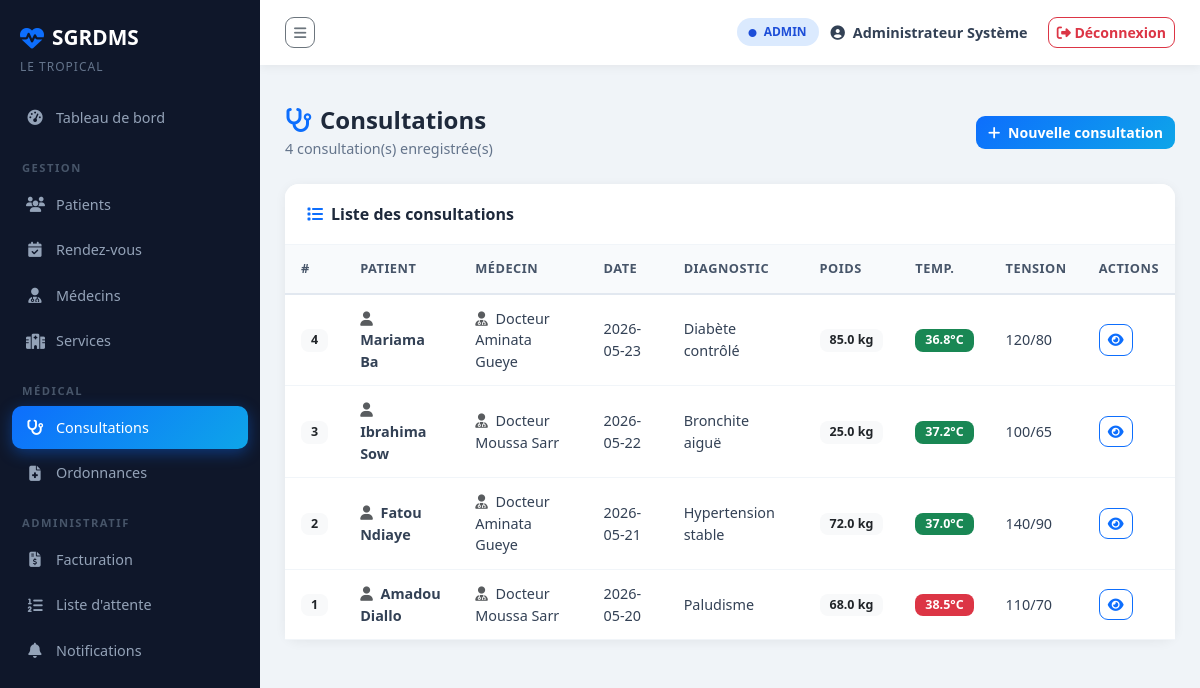
/consultations (signed in), run on the app's committed database.
### tables this page shows
CREATE TABLE CONSULTATION (
    id_consultation  INTEGER PRIMARY KEY AUTOINCREMENT,
    date_consultation TEXT   NOT NULL DEFAULT (DATE('now')),
    motif            TEXT,
    diagnostic       TEXT,
    note             TEXT,
    poids            REAL,          -- en kg
    temperature      REAL,          -- en °C
    tension          TEXT,          -- ex: "120/80"
    id_rdv           INTEGER NOT NULL UNIQUE,
    FOREIGN KEY (id_rdv) REFERENCES RENDEZ_VOUS(id_rdv)
);

### app.py (the view)
@app.route("/consultations")
@login_required
def consultations_liste():
    conn = get_db()
    consultations = conn.execute("""
        SELECT c.*,
               p.prenom || ' ' || p.nom AS patient,
               m.prenom || ' ' || m.nom AS medecin
        FROM CONSULTATION c
        JOIN RENDEZ_VOUS r ON c.id_rdv = r.id_rdv
        JOIN PATIENT p     ON r.id_patient = p.id_patient
        JOIN MEDECIN m     ON r.id_medecin = m.id_medecin
        ORDER BY c.date_consultation DESC
    """).fetchall()
    conn.close()
    return render_template("consultations/liste.html", consultations=consultations)

### app.py (called while the page is built)
def get_db():
    conn = sqlite3.connect(DB_PATH)
    conn.row_factory = sqlite3.Row
    conn.execute("PRAGMA foreign_keys = ON")
    return conn

def login_required(f):
    from functools import wraps
    @wraps(f)
    def decorated(*args, **kwargs):
        if "user" not in session:
            flash("Veuillez vous connecter.", "warning")
            return redirect(url_for("login"))
        return f(*args, **kwargs)
    return decorated

### templates/consultations/liste.html (shortened to what this page needs)
{% extends "base.html" %}
{% block content %}
<div class="page-header">
    <div>
        <h2><i class="fas fa-stethoscope me-2 text-primary"></i>Consultations</h2>
        <p>{{ consultations|length }} consultation(s) enregistrée(s)</p>
    </div>
    {% if session.role in ['admin', 'medecin'] %}
    <a href="{{ url_for('consultation_nouvelle') }}" class="btn btn-primary">
        <i class="fas fa-plus me-1"></i> Nouvelle consultation
    </a>
    {% endif %}
</div>
<div class="card">
    <div class="card-header">
        <i class="fas fa-list me-2 text-primary"></i>Liste des consultations
    </div>
    <div class="card-body p-0">
        <div class="table-responsive">
            <table class="table">
                <thead>
                    <tr>
                        <th>#</th>
                        <th>Patient</th>
                        <th>Médecin</th>
                        <th>Date</th>
                        <th>Diagnostic</th>
                        <th>Poids</th>
                        <th>Temp.</th>
                        <th>Tension</th>
                        <th>Actions</th>
                    </tr>
                </thead>
                <tbody>
                    {% for c in consultations %}
                    <tr>
                        <td><span class="badge bg-light text-dark">{{ c.id_consultation }}</span></td>
                        <td>
                            <i class="fas fa-user me-1 text-muted"></i>
                            <strong>{{ c.patient }}</strong>
                        </td>
                        <td>
                            <i class="fas fa-user-md me-1 text-muted"></i>
                            {{ c.medecin }}
                        </td>
                        <td>{{ c.date_consultation }}</td>
                        <td>{{ c.diagnostic or '—' }}</td>
                        <td>
                            {% if c.poids %}
                                <span class="badge bg-light text-dark">{{ c.poids }} kg</span>
                            {% else %}—{% endif %}
                        </td>
                        <td>
                            {% if c.temperature %}
                                <span class="badge {% if c.temperature > 38 %}bg-danger{% else %}bg-success{% endif %}">
                                    {{ c.temperature }}°C
                                </span>
                            {% else %}—{% endif %}
                        </td>
                        <td>{{ c.tension or '—' }}</td>
                        <td>
                            <a href="{{ url_for('consultation_detail', id=c.id_consultation) }}"
                               class="btn btn-sm btn-outline-primary">
                                <i class="fas fa-eye"></i>
                            </a>
                        </td>
                    </tr>
                    {% endfor %}
                </tbody>
            </table>
        </div>
    </div>
</div>
{% endblock %}

### static/css/style.css (style rules this page uses)
:root { --primary: #0d6efd; --success: #198754; --sidebar-w: 260px; --topbar-h: 65px; --bg: #f0f4f8; --sidebar-bg: #0f172a; --card-radius: 14px; }
* { box-sizing: border-box; }
body { font-family: 'Segoe UI', sans-serif; background: var(--bg); margin: 0; overflow-x: hidden; }
.page-header { display: flex; align-items: center; justify-content: space-between; margin-bottom: 25px; }
.page-header h2 { font-size: 1.5rem; font-weight: 700; color: #1e293b; margin: 0; }
.page-header p { color: #64748b; margin: 3px 0 0; font-size: 0.9rem; }
.card { border: none; border-radius: var(--card-radius); box-shadow: 0 2px 12px rgba(0,0,0,0.06); }
.card-header { background: white; border-bottom: 1px solid #f1f5f9; border-radius: var(--card-radius) var(--card-radius) 0 0 !important; padding: 18px 22px; font-weight: 700; color: #1e293b; }
.table { margin: 0; }
.table thead th { background: #f8fafc; color: #475569; font-size: 0.8rem; font-weight: 700; text-transform: uppercase; letter-spacing: 0.5px; border-bottom: 2px solid #e2e8f0; padding: 14px 16px; }
.table tbody td { padding: 13px 16px; vertical-align: middle; color: #334155; font-size: 0.9rem; border-bottom: 1px solid #f1f5f9; }
.badge { border-radius: 8px; padding: 5px 10px; font-size: 0.78rem; font-weight: 600; }
.btn { border-radius: 9px; font-weight: 600; font-size: 0.88rem; }
.btn-primary { background: linear-gradient(135deg, #0d6efd, #0ea5e9); border: none; }

### data on the page
CONSULTATION: id_consultation "4", patient "Mariama Ba", medecin "Docteur Aminata Gueye", date_consultation "2026-05-23", diagnostic "Diabète contrôlé", poids "85.0", temperature "36.8", tension "120/80"
CONSULTATION: id_consultation "3", patient "Ibrahima Sow", medecin "Docteur Moussa Sarr", date_consultation "2026-05-22", diagnostic "Bronchite aiguë", poids "25.0", temperature "37.2", tension "100/65"
CONSULTATION: id_consultation "2", patient "Fatou Ndiaye", medecin "Docteur Aminata Gueye", date_consultation "2026-05-21", diagnostic "Hypertension stable", poids "72.0", temperature "37.0", tension "140/90"
CONSULTATION: id_consultation "1", patient "Amadou Diallo", medecin "Docteur Moussa Sarr", date_consultation "2026-05-20", diagnostic "Paludisme", poids "68.0", temperature "38.5", tension "110/70"

### other printed values
{{ session.role | upper }} "ADMIN"
{{ session.nom }} "Administrateur Système"
{{ consultations|length }} "4"
